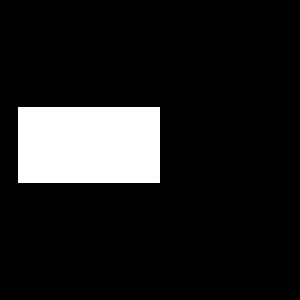
#> input picture Erosion and Dilation/Q-1a.jpg, 300 x 300 px, found by its file name
$ jupyter execute Q1.ipynb
#> lines starting #> are read from the running program, lines starting #| are printed output that depends on the picture; after the words box and inside, x2 and y2 are one past the last pixel; in counts of white or black regions, pixels touching at a corner belong together
Importing our required libraries

[cell 1]
import cv2
import numpy as np
import matplotlib.pyplot as plt

Reading our images and converting to grayscale

[cell 2]
#Reading the first image
patha = 'C:\Danyal\Work\FAST\Semester 5\Digital Image Processing\Assignment # 2\Q-1a.jpg'
imga = cv2.imread(patha, cv2.IMREAD_GRAYSCALE)
#> imga is the input picture: shape (300, 300); min 0, max 255, mean 30.6
#Reading the second image
pathb = 'C:\Danyal\Work\FAST\Semester 5\Digital Image Processing\Assignment # 2\Q-1b.jpg'
imgb = cv2.imread(pathb, cv2.IMREAD_GRAYSCALE)
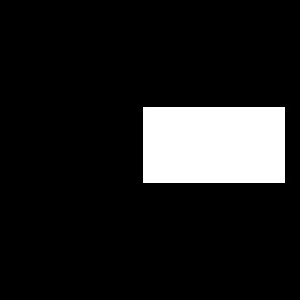
#> input picture Erosion and Dilation/Q-1b.jpg, 300 x 300 px, found by its file name
#> imgb is the input picture: shape (300, 300); min 0, max 255, mean 30.6

Thresholding and getting the number of pixels

[cell 3]
#Thresholding images to convert into a binary image
threshold, imga1 = cv2.threshold(imga, 80, 255, cv2.THRESH_BINARY)
#> imga1: shape (300, 300); 12% white; 1 white region, box (x1, y1, x2, y2) and area: (18, 107, 160, 183) 10792
threshold, imgb1 = cv2.threshold(imgb, 80, 255, cv2.THRESH_BINARY)
#> imgb1: shape (300, 300); 12% white; 1 white region, box (x1, y1, x2, y2) and area: (143, 107, 285, 183) 10792

#Applying bitwise_and to get the intersection of the 2 images
img_bwa = cv2.bitwise_and(imga1, imgb1)
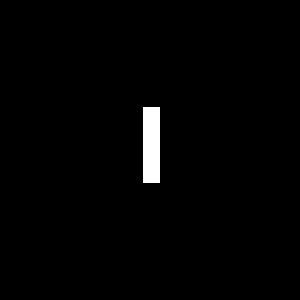
#> img_bwa: shape (300, 300); 1.4% white; 1 white region, box (x1, y1, x2, y2) and area: (143, 107, 160, 183) 1292

#Displaying the values number of non zero pixels on the image
cv2.putText(img_bwa,str(cv2.countNonZero(img_bwa)), (100,100), 3, 2, 255)
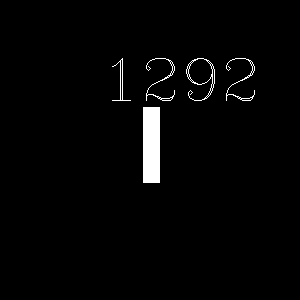
#> img_bwa: shape (300, 300); 2.1% white; 5 white regions, box (x1, y1, x2, y2) and area: (143, 107, 160, 183) 1292, (186, 58, 215, 101) 193, (146, 58, 175, 101) 159, (226, 58, 255, 101) 159, (112, 58, 131, 101) 110

#Displaying the image
fig, axs = plt.subplots(1,5,figsize=(16,16))

axs[0].imshow(imga,cmap='gray')
axs[0].axis('off')
axs[0].set_title('Original Image 1',fontsize='medium')

axs[1].imshow(imga1,cmap='gray')
axs[1].axis('off')
axs[1].set_title('Threshold Image 1',fontsize='medium')

axs[2].imshow(imgb,cmap='gray')
axs[2].axis('off')
axs[2].set_title('Original Image 2',fontsize='medium')

axs[3].imshow(imgb1,cmap='gray')
axs[3].axis('off')
axs[3].set_title('Threshold Image 2',fontsize='medium')

axs[4].imshow(img_bwa,cmap='gray')
axs[4].axis('off')
axs[4].set_title('Overlapping Region',fontsize='medium')
plt.show()
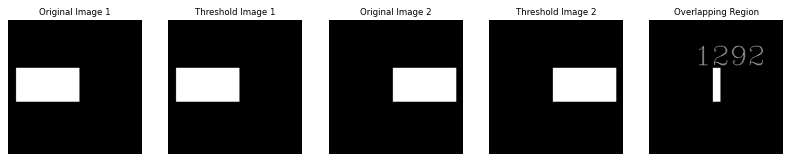
#> figure drawn by matplotlib, 5 panels
